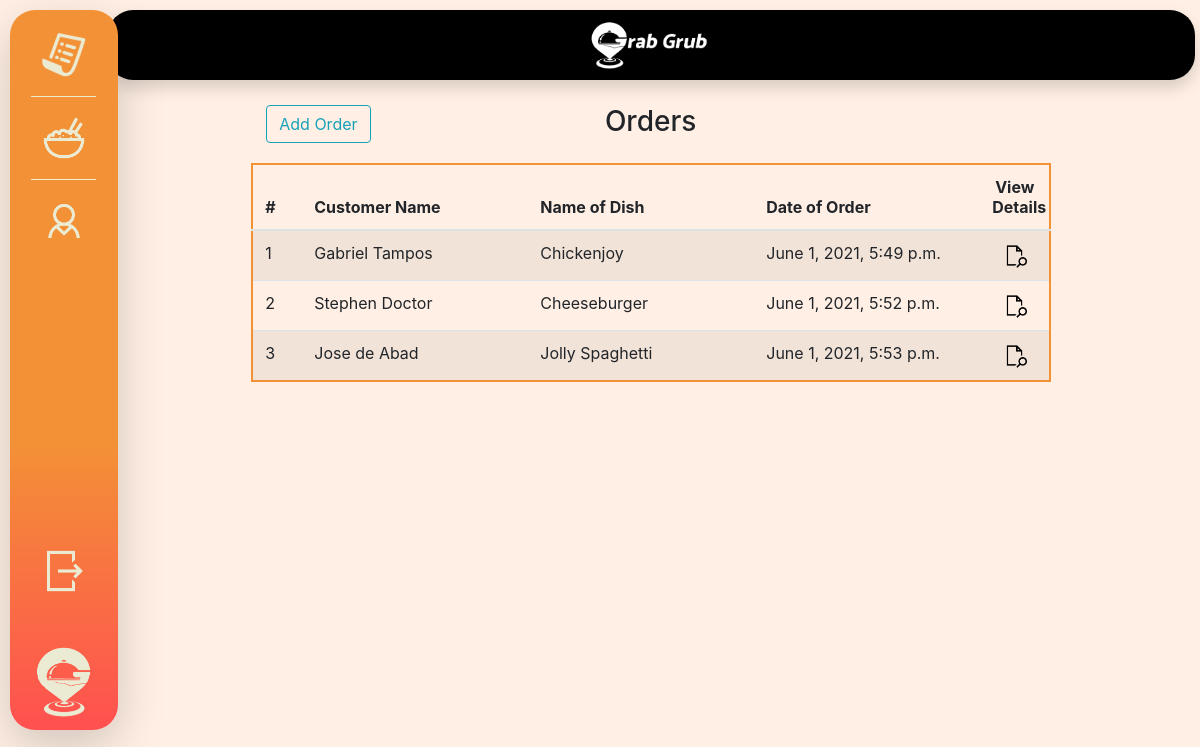
Screenshot of /homepage with the database file from the repository.
### Kiosk/models.py (models this page shows, shortened)
class Order(models.Model):
    food = models.ForeignKey(Food, on_delete=models.CASCADE)
    qty = models.FloatField()
    ordered_at = models.DateTimeField(blank=True, null=True)
    cust_order = models.ForeignKey(Customer, on_delete=models.CASCADE)
    payment_mode = models.CharField(max_length=300)
    objects = models.Manager()

class Customer(models.Model):
    name = models.CharField(max_length=300)
    address = models.CharField(max_length=300)
    city = models.CharField(max_length=300)
    objects = models.Manager()

class Food(models.Model):
    name = models.CharField(max_length=300)
    description = models.CharField(max_length=300)
    price = models.FloatField()
    created_at = models.DateTimeField(blank=True, null=True)
    objects = models.Manager()

### Kiosk/views.py (the view)
# urls.py: path('homepage', views.homepage, name="homepage"),
def homepage(request):
    order_objects = Order.objects.all()
    return render(request, "Kiosk/homepage.html", {'orders':order_objects})

### Kiosk/templates/Kiosk/homepage.html (shortened to what this page needs)
{% extends 'Kiosk/base.html' %}
{% load static %}
        {% block content %}
            <div class="row mb-3">
                <div class="col-4">
                    <a href="{% url 'add_order' %}" class="btn btn-outline-info">Add Order</a>
                </div>
                <div class="col-8">
                    <h3 class="ml-5 pl-4">Orders</h3>
                </div>
            </div>
            <div class="row">
                <table class="table table-striped" style="border:rgb(243,145,54) solid 2px; table-layout:fixed; width: 800px;">
                    <thead>
                        <th style="width:50px;">#</th>
                        <th>Customer Name</th>
                        <th>Name of Dish</th>
                        <th>Date of Order</th>
                        <th style="width:70px;" class="text-center">View Details</th>
                    </thead>
                    <tbody>
                        {% for o in orders %}
                        <tr>
                            <td>{{o.pk}}</td>
                            <td>{{o.cust_order.name}}</td>
                            <td>{{o.food.name}}</td>
                            <td>{{o.ordered_at}}</td>
                            <td class="text-center"><a href="{% url 'view_order_details' pk=o.pk %}">
                                <img src="{% static '/images/view_details.png' %}" class="h-25p" alt="">
                            </a></td>
                        </tr>
                        {% endfor %}
                    </tbody>
                </table>
            </div>
        {% endblock %}

### rows the page displays
Order: pk "1", cust_order.name "Gabriel Tampos", food.name "Chickenjoy", ordered_at "June 1, 2021, 5:49 p.m."
Order: pk "2", cust_order.name "Stephen Doctor", food.name "Cheeseburger", ordered_at "June 1, 2021, 5:52 p.m."
Order: pk "3", cust_order.name "Jose de Abad", food.name "Jolly Spaghetti", ordered_at "June 1, 2021, 5:53 p.m."
